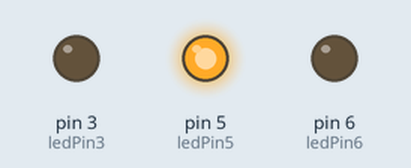
A sketch run on a simulated Arduino Uno, built with avr-gcc and run on an emulated ATmega328P. Shown: output pins drawn as LEDs (lit = HIGH).

Above: at 0.5 s.
At 1.5 s:
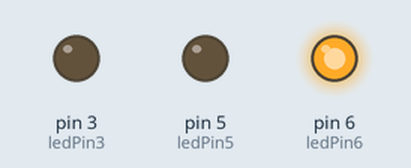
At 5.5 s:
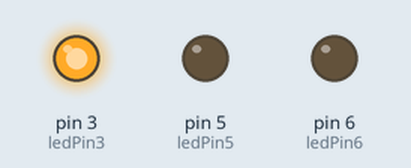
Timing chart, 0 to 6.9 s (numbered marks = the images above):
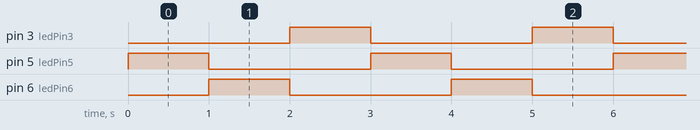

The sketch:

Basic_Operation.ino
```cpp
int ledPin3 = 3;
int ledPin5 = 5;
int ledPin6 = 6;

void setup() {
  pinMode(ledPin3, OUTPUT);
  pinMode(ledPin5, OUTPUT);
  pinMode(ledPin6, OUTPUT);
}

void loop() {
  digitalWrite(ledPin3, LOW);
  digitalWrite(ledPin5, HIGH);
  delay(1000);
  digitalWrite(ledPin5, LOW);
  digitalWrite(ledPin6, HIGH);
  delay(1000);
  digitalWrite(ledPin6, LOW);
  digitalWrite(ledPin3, HIGH);
  delay(1000);
}
```

Measured:
- by itself, pin 3 (ledPin3), pin 5 (ledPin5), pin 6 (ledPin6): alternates HIGH for 1.0 s and LOW for 2.0 s
- by itself, everything shown: repeats every 3.0 s, in 3 steps
